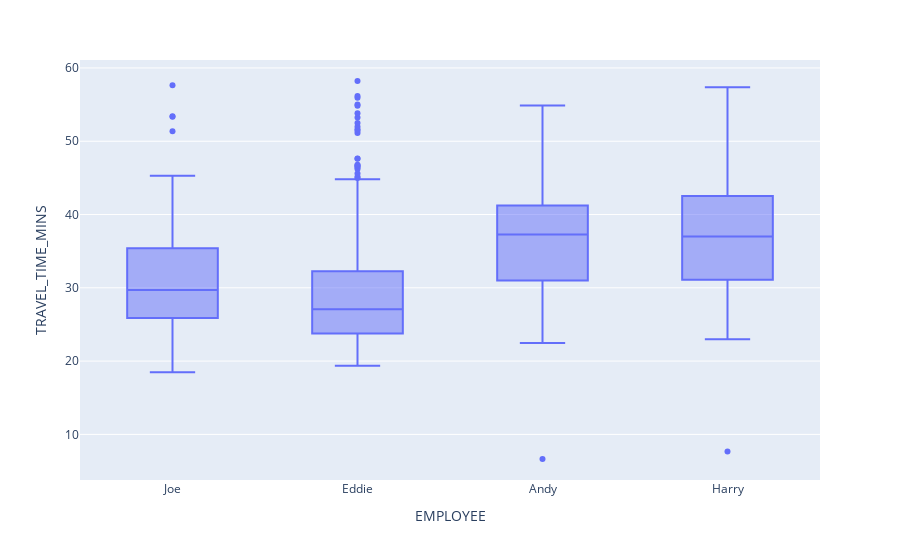

The notebook cell this image was saved under:
### Code cell
# use plotly.express to show an interactive boxplot of the data:
# easier way to code rather then matplotlib
import plotly.express as px

fig = px.box(df, x="EMPLOYEE", y="TRAVEL_TIME_MINS")
fig.show()

### Figure 1 — Plotly figure (JSON) as saved in the notebook; plotly's stock layout.template omitted (floating-point values rounded to 4 significant figures; data arrays with more than 128 entries replaced by an {"elided": "..."} marker saying what was removed)
{"data": [{"alignmentgroup": "True", "hovertemplate": "EMPLOYEE=%{x}<br>TRAVEL_TIME_MINS=%{y}<extra></extra>", "legendgroup": "", "marker": {"color": "#636efa"}, "name": "", "notched": false, "offsetgroup": "", "orientation": "v", "showlegend": false, "type": "box", "x": {"elided": "689 str values"}, "x0": " ", "xaxis": "x", "y": {"elided": "689 float values"}, "y0": " ", "yaxis": "y"}], "layout": {"boxmode": "group", "legend": {"tracegroupgap": 0}, "margin": {"t": 60}, "xaxis": {"anchor": "y", "domain": [0, 1], "title": {"text": "EMPLOYEE"}}, "yaxis": {"anchor": "x", "domain": [0, 1], "title": {"text": "TRAVEL_TIME_MINS"}}}}
